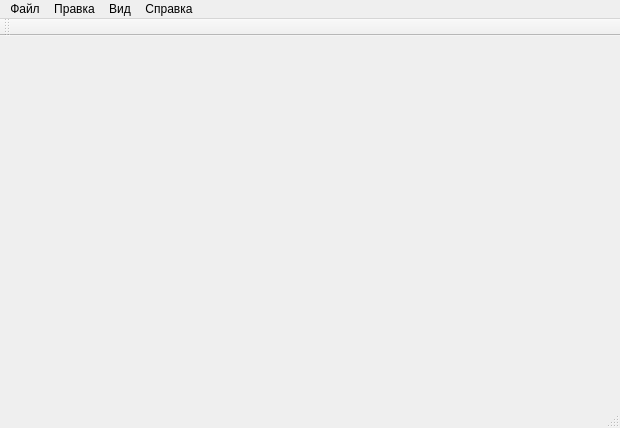
<?xml version="1.0" encoding="UTF-8"?>
<ui version="4.0">
 <class>MainWindow</class>
 <widget class="QMainWindow" name="MainWindow">
  <property name="geometry">
   <rect>
    <x>0</x>
    <y>0</y>
    <width>620</width>
    <height>428</height>
   </rect>
  </property>
  <property name="windowTitle">
   <string>MainWindow</string>
  </property>
  <widget class="QWidget" name="centralWidget"/>
  <widget class="QMenuBar" name="menuBar">
   <property name="geometry">
    <rect>
     <x>0</x>
     <y>0</y>
     <width>620</width>
     <height>21</height>
    </rect>
   </property>
   <widget class="QMenu" name="menu">
    <property name="title">
     <string>Файл</string>
    </property>
    <addaction name="action_2"/>
    <addaction name="separator"/>
    <addaction name="action_3"/>
   </widget>
   <widget class="QMenu" name="menu_2">
    <property name="title">
     <string>Справка</string>
    </property>
    <addaction name="separator"/>
    <addaction name="action_7"/>
    <addaction name="separator"/>
    <addaction name="action_6"/>
   </widget>
   <widget class="QMenu" name="menu_3">
    <property name="title">
     <string>Правка</string>
    </property>
    <addaction name="action_9"/>
   </widget>
   <widget class="QMenu" name="menu_4">
    <property name="title">
     <string>Вид</string>
    </property>
   </widget>
   <addaction name="menu"/>
   <addaction name="menu_3"/>
   <addaction name="menu_4"/>
   <addaction name="menu_2"/>
  </widget>
  <widget class="QToolBar" name="mainToolBar">
   <attribute name="toolBarArea">
    <enum>TopToolBarArea</enum>
   </attribute>
   <attribute name="toolBarBreak">
    <bool>false</bool>
   </attribute>
  </widget>
  <widget class="QStatusBar" name="statusBar"/>
  <action name="action_2">
   <property name="text">
    <string>Открыть</string>
   </property>
  </action>
  <action name="action_3">
   <property name="text">
    <string>Выход</string>
   </property>
  </action>
  <action name="action_6">
   <property name="text">
    <string>О Программе</string>
   </property>
  </action>
  <action name="action_7">
   <property name="text">
    <string>Помощь</string>
   </property>
  </action>
  <action name="action_9">
   <property name="text">
    <string>Параметры</string>
   </property>
  </action>
 </widget>
 <layoutdefault spacing="6" margin="11"/>
 <resources/>
 <connections/>
</ui>
